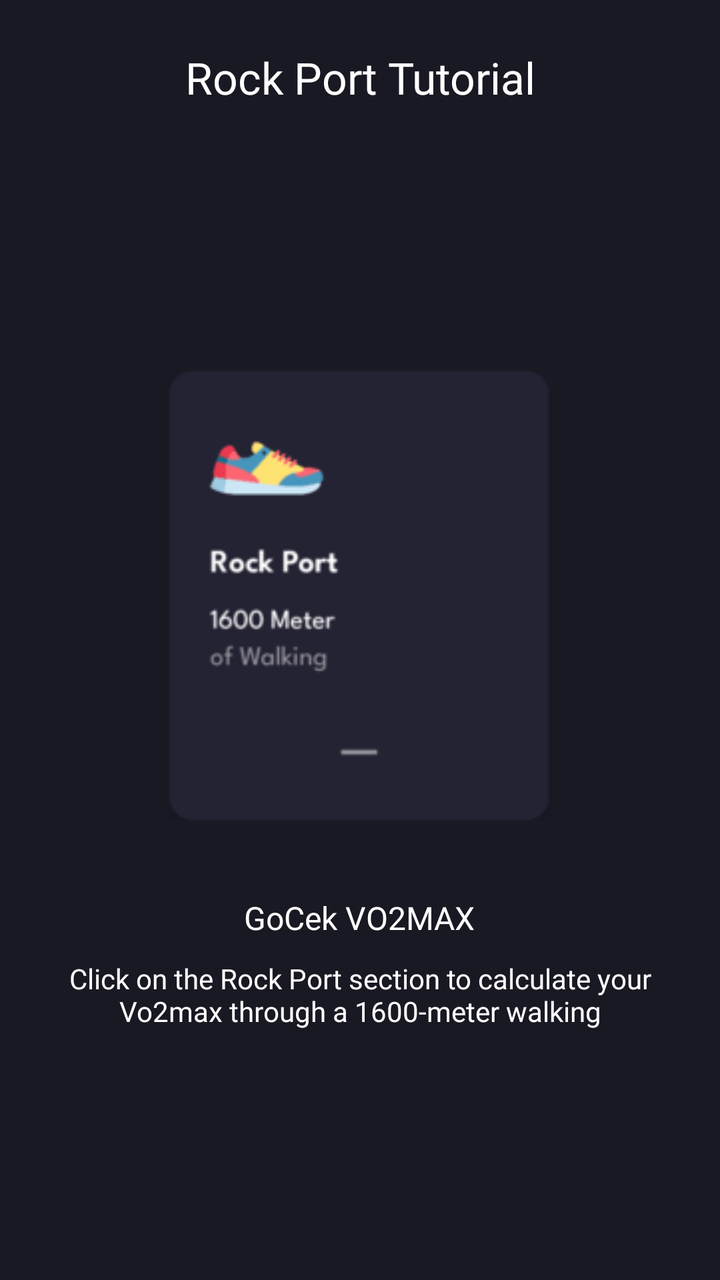
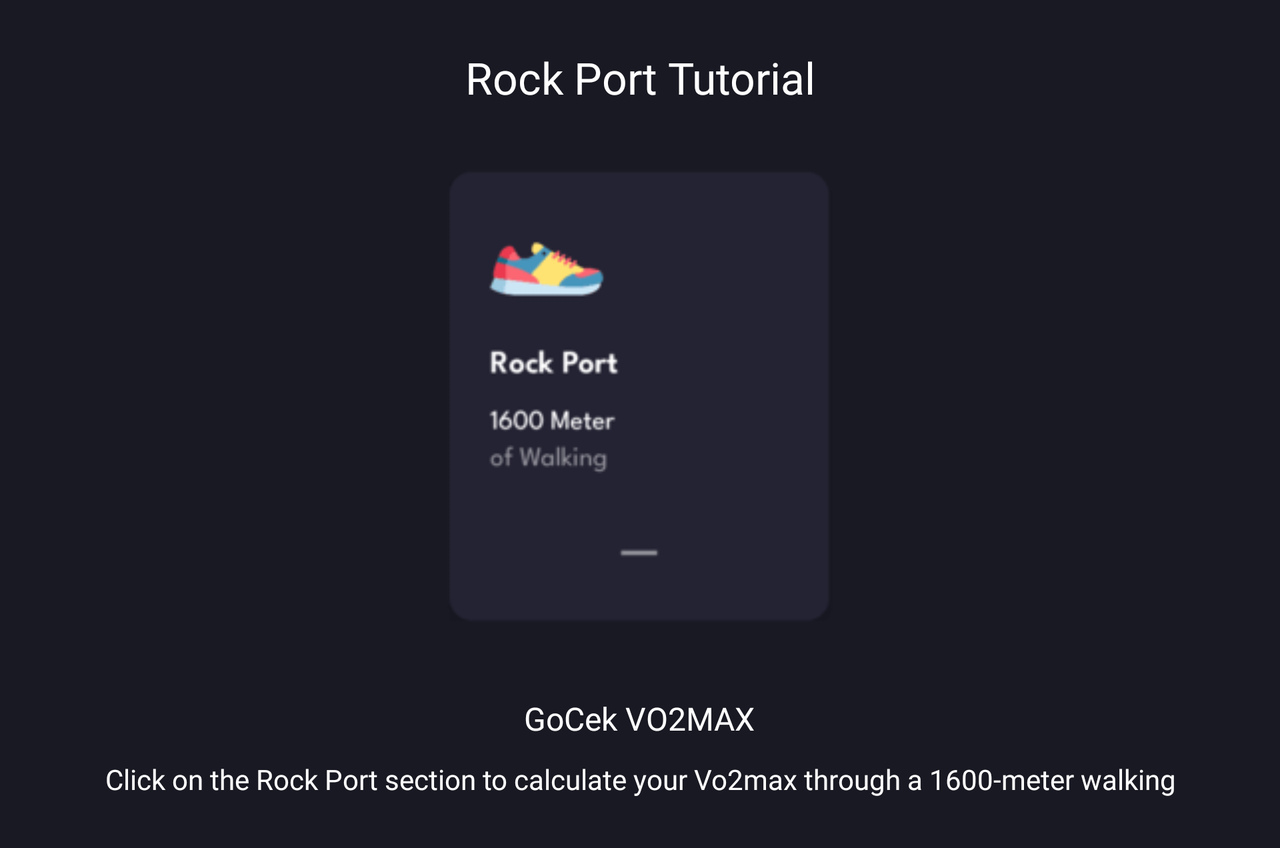

First picture: res/layout/ on a phone held upright. Second picture: the repository's own variant of that layout, on a device whose configuration matches the variant's folder. Source for both follows.
<!-- AndroidManifest.xml: application theme Theme.GoCekVO2MAX -->
<!-- res/layout/tutorial_rock_port_1.xml -->
<?xml version="1.0" encoding="utf-8"?>
<LinearLayout xmlns:android="http://schemas.android.com/apk/res/android"
    xmlns:app="http://schemas.android.com/apk/res-auto"
    xmlns:tools="http://schemas.android.com/tools"
    android:layout_width="match_parent"
    android:layout_height="match_parent"
    android:orientation="vertical">

    <com.google.android.material.appbar.AppBarLayout
        android:layout_width="match_parent"
        android:layout_height="wrap_content"
        android:background="@color/dark_gray"
        android:elevation="0dp"
        android:paddingHorizontal="18dp"
        android:paddingTop="24dp"
        app:layout_constraintEnd_toEndOf="parent"
        app:layout_constraintStart_toStartOf="parent"
        app:layout_constraintTop_toTopOf="parent">

        <TextView
            android:layout_width="match_parent"
            android:layout_height="wrap_content"
            android:fontFamily="@font/leaguespartan_semibold"
            android:text="@string/rock_port_tutorial"
            android:textAlignment="center"
            android:textColor="@color/white"
            android:textSize="22sp" />

    </com.google.android.material.appbar.AppBarLayout>

    <androidx.constraintlayout.widget.ConstraintLayout
        android:layout_width="match_parent"
        android:layout_height="match_parent"
        android:background="@color/dark_gray"
        android:orientation="vertical">

        <LinearLayout
            android:layout_width="match_parent"
            android:layout_height="match_parent"
            android:background="@color/dark_gray"
            android:gravity="center"
            android:orientation="vertical"
            android:padding="20dp"
            app:layout_constraintBottom_toBottomOf="parent"
            app:layout_constraintEnd_toEndOf="parent"
            app:layout_constraintStart_toStartOf="parent"
            app:layout_constraintTop_toTopOf="parent"
            tools:context=".tutorial.balke.slider.BTutorialFragment">

            <ImageView
                android:id="@+id/imageView2"
                android:layout_width="250dp"
                android:layout_height="250dp"
                android:layout_marginBottom="20dp"
                android:src="@drawable/rock_port_main_page"
                app:layout_constraintEnd_toEndOf="parent"
                app:layout_constraintStart_toStartOf="parent"
                app:layout_constraintTop_toTopOf="parent" />

            <TextView
                android:id="@+id/textView"
                android:layout_width="wrap_content"
                android:layout_height="wrap_content"
                android:layout_marginVertical="5dp"
                android:drawablePadding="10dp"
                android:fontFamily="@font/leaguespartan_semibold"
                android:text="@string/gocek_vo2max"
                android:textColor="@color/white"
                android:textSize="16sp"
                app:layout_constraintEnd_toEndOf="parent"
                app:layout_constraintStart_toStartOf="parent"
                app:layout_constraintTop_toBottomOf="@+id/imageView2" />

            <TextView
                android:layout_width="match_parent"
                android:layout_height="wrap_content"
                android:layout_marginVertical="5dp"
                android:fontFamily="@font/leaguespartan_regular"
                android:text="@string/click_on_the_rock_port_section_to_calculate_your_vo2max_through_a_1600_meter_walking"
                android:textAlignment="center"
                android:textColor="@color/white"
                android:textSize="14sp"
                app:layout_constraintEnd_toEndOf="parent"
                app:layout_constraintStart_toStartOf="parent"
                app:layout_constraintTop_toBottomOf="@+id/textView" />

        </LinearLayout>

        <ImageView
            android:id="@+id/imageView3"
            android:layout_width="wrap_content"
            android:layout_height="wrap_content"
            android:layout_margin="20dp"
            android:src="@drawable/ic_forward"
            app:layout_constraintBottom_toBottomOf="parent"
            app:layout_constraintEnd_toEndOf="parent" />

        <ImageView
            android:layout_width="wrap_content"
            android:layout_height="wrap_content"
            android:layout_marginBottom="20dp"
            android:src="@drawable/ic_forward"
            app:layout_constraintBottom_toBottomOf="parent"
            app:layout_constraintEnd_toStartOf="@+id/imageView3" />

    </androidx.constraintlayout.widget.ConstraintLayout>

</LinearLayout>
<!-- resources referenced by this layout -->
<resources>
  <color name="dark_gray">#191923</color>
  <color name="white">#FFFFFFFF</color>
  <!-- drawable rock_port_main_page: png bitmap (drawable, 3050 bytes) -->
  <string name="click_on_the_rock_port_section_to_calculate_your_vo2max_through_a_1600_meter_walking">Click on the Rock Port section to calculate your Vo2max through a 1600-meter walking</string>
  <string name="gocek_vo2max">GoCek VO2MAX</string>
  <string name="rock_port_tutorial">Rock Port Tutorial</string>
  <style name="Theme.GoCekVO2MAX" parent="Base.Theme.GoCekVO2MAX">
          <item name="android:textColorPrimary">@color/white</item>
      </style>
  <style name="Base.Theme.GoCekVO2MAX" parent="Theme.Material3.DayNight.NoActionBar">
          
          
      </style>
</resources>
<!-- res/layout-land/tutorial_rock_port_1.xml (the repository's variant of the layout above) -->
<!-- drawn on the phone turned sideways -->
<?xml version="1.0" encoding="utf-8"?>
<ScrollView xmlns:android="http://schemas.android.com/apk/res/android"
    xmlns:app="http://schemas.android.com/apk/res-auto"
    xmlns:tools="http://schemas.android.com/tools"
    android:layout_width="match_parent"
    android:layout_height="match_parent"
    android:orientation="vertical">

    <LinearLayout
        android:layout_width="match_parent"
        android:layout_height="wrap_content"
        android:orientation="vertical">

        <com.google.android.material.appbar.AppBarLayout
            android:layout_width="match_parent"
            android:layout_height="wrap_content"
            android:background="@color/dark_gray"
            android:elevation="0dp"
            android:paddingHorizontal="18dp"
            android:paddingTop="24dp"
            app:layout_constraintEnd_toEndOf="parent"
            app:layout_constraintStart_toStartOf="parent"
            app:layout_constraintTop_toTopOf="parent">

            <TextView
                android:layout_width="match_parent"
                android:layout_height="wrap_content"
                android:fontFamily="@font/leaguespartan_semibold"
                android:text="@string/rock_port_tutorial"
                android:textAlignment="center"
                android:textColor="@color/white"
                android:textSize="22sp" />

        </com.google.android.material.appbar.AppBarLayout>

        <androidx.constraintlayout.widget.ConstraintLayout
            android:layout_width="match_parent"
            android:layout_height="match_parent"
            android:background="@color/dark_gray"
            android:orientation="vertical">

            <LinearLayout
                android:layout_width="match_parent"
                android:layout_height="match_parent"
                android:background="@color/dark_gray"
                android:gravity="center"
                android:orientation="vertical"
                android:padding="20dp"
                app:layout_constraintBottom_toBottomOf="parent"
                app:layout_constraintEnd_toEndOf="parent"
                app:layout_constraintStart_toStartOf="parent"
                app:layout_constraintTop_toTopOf="parent"
                tools:context=".tutorial.balke.slider.BTutorialFragment">

                <ImageView
                    android:id="@+id/imageView2"
                    android:layout_width="250dp"
                    android:layout_height="250dp"
                    android:layout_marginBottom="20dp"
                    android:src="@drawable/rock_port_main_page"
                    app:layout_constraintEnd_toEndOf="parent"
                    app:layout_constraintStart_toStartOf="parent"
                    app:layout_constraintTop_toTopOf="parent" />

                <TextView
                    android:id="@+id/textView"
                    android:layout_width="wrap_content"
                    android:layout_height="wrap_content"
                    android:layout_marginVertical="5dp"
                    android:drawablePadding="10dp"
                    android:fontFamily="@font/leaguespartan_semibold"
                    android:text="@string/gocek_vo2max"
                    android:textColor="@color/white"
                    android:textSize="16sp"
                    app:layout_constraintEnd_toEndOf="parent"
                    app:layout_constraintStart_toStartOf="parent"
                    app:layout_constraintTop_toBottomOf="@+id/imageView2" />

                <TextView
                    android:layout_width="match_parent"
                    android:layout_height="wrap_content"
                    android:layout_marginVertical="5dp"
                    android:fontFamily="@font/leaguespartan_regular"
                    android:text="@string/click_on_the_rock_port_section_to_calculate_your_vo2max_through_a_1600_meter_walking"
                    android:textAlignment="center"
                    android:textColor="@color/white"
                    android:textSize="14sp"
                    app:layout_constraintEnd_toEndOf="parent"
                    app:layout_constraintStart_toStartOf="parent"
                    app:layout_constraintTop_toBottomOf="@+id/textView" />

            </LinearLayout>

            <ImageView
                android:id="@+id/icHome"
                android:layout_width="wrap_content"
                android:layout_height="wrap_content"
                android:layout_margin="20dp"
                android:src="@drawable/ic_home"
                app:layout_constraintBottom_toBottomOf="parent"
                app:layout_constraintEnd_toEndOf="parent" />

        </androidx.constraintlayout.widget.ConstraintLayout>

    </LinearLayout>

</ScrollView>
